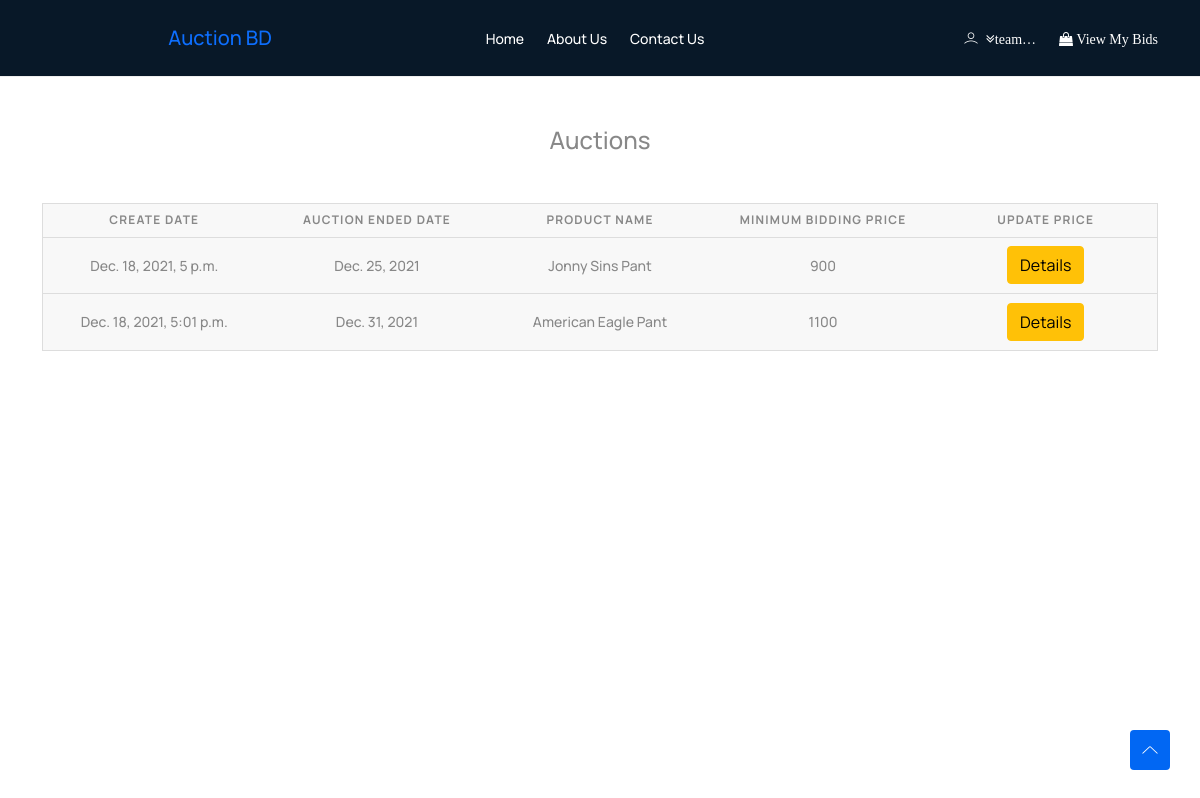
The page /auction/my-posted-auctions/ (signed in) on the database as committed earlier.
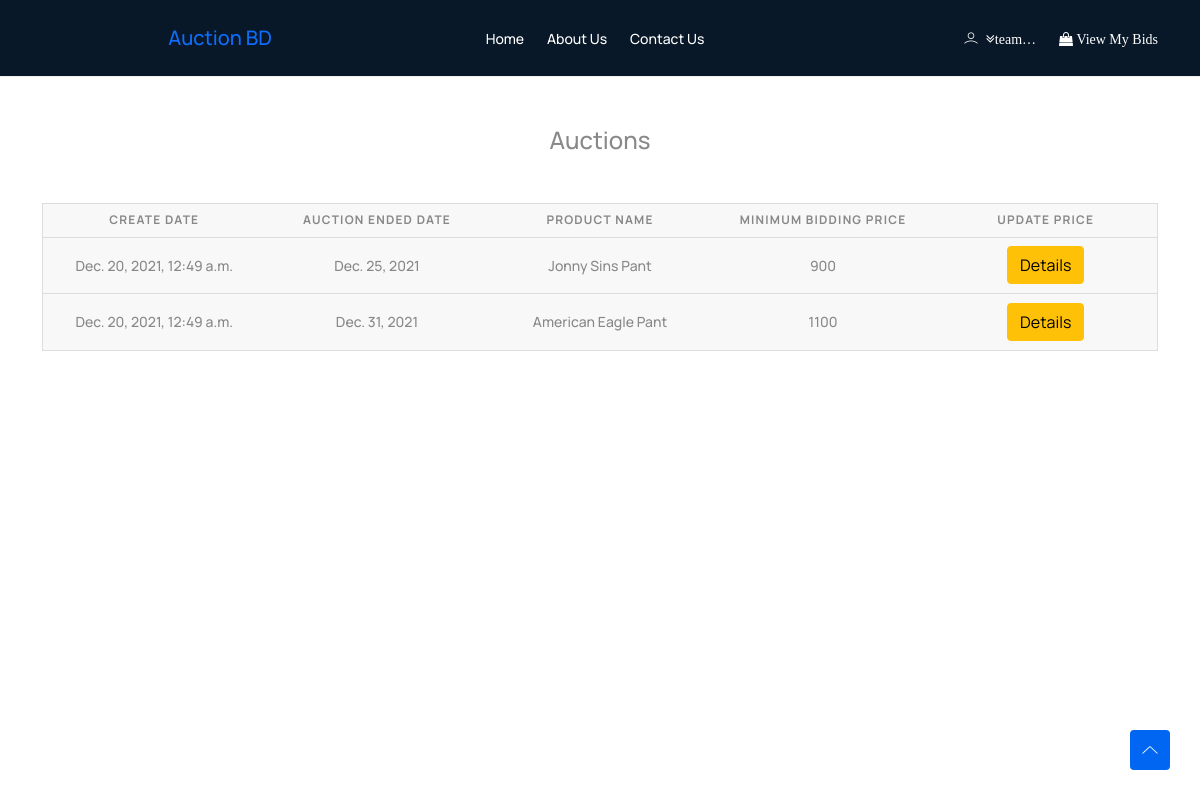
The same page on the database as committed later.
### App_Authentication/models.py (models this page shows, shortened)
class User(AbstractBaseUser, PermissionsMixin):
    email = models.EmailField(unique=True, null=False)
    is_staff = models.BooleanField(
        ugettext_lazy('staff status'),
        default=False,
        help_text=ugettext_lazy('Designates whether the user can log in this site')
    )
    is_active = models.BooleanField(
        ugettext_lazy('active'),
        default=True,
        help_text=ugettext_lazy(
            'Designates whether this user should be treated as active. Unselect this instead of deleting accounts')
    )
    USERNAME_FIELD = 'email'
    objects = MyUserManager()
    def __str__(self):
        return self.email

### App_Auction/models.py (models this page shows)
class ProductModel(models.Model):
    user = models.ForeignKey(User, on_delete=models.CASCADE)
    new_bidder = models.CharField(max_length=100, blank=True, null=True)
    product_name = models.CharField(max_length=200)
    product_photo = models.ImageField(upload_to='product_image')
    minimum_bid_price = models.PositiveIntegerField()
    selling_price = models.PositiveIntegerField(blank=True, null=True)
    product_description = models.TextField()
    auction_end_date = models.DateField()
    status = models.BooleanField(default=False)
    created = models.DateTimeField(auto_now=True)

### App_Auction/views.py (the view)
# urls.py: path('my-posted-auctions/', views.my_posted_auctions, name='my-posted-auctions'),
def my_posted_auctions(request):
    my_posted_items = ProductModel.objects.all().filter(user=request.user)
    content = {
        'myposteditems': my_posted_items
    }
    return render(request, 'App_Auction/my_posted_items.html', context=content)

### templates/App_Auction/my_posted_items.html (shortened to what this page needs)
{% extends 'base.html' %}
{% block main %}
    <div class="container">
        <table>
            <legend style="margin: 30px 0; padding: 15px; text-align: center">Auctions</legend>
            <thead>
            <tr>
                <th scope="col">Create Date</th>
                <th scope="col">Auction Ended Date</th>
                <th scope="col">Product Name</th>
                <th scope="col">Minimum Bidding Price</th>
                <th scope="col">Update Price</th>
            </tr>
            </thead>
            <tbody>
            {% for item in myposteditems %}
                <tr>
                    <td data-label="Create Date">{{ item.created }}</td>
                    <td data-label="Auction Ended Date">{{ item.auction_end_date }}</td>
                    <td data-label="Product Name">{{ item.product_name }}</td>
                    <td data-label="Minimum Bidding Price">{{ item.minimum_bid_price }}</td>
                    <td data-label="Update Price">
                        <button class="btn btn-warning"
                                onclick="window.location.href='{% url "App_Auction:product-details" product_key=item.id %}'">
                            Details
                        </button>
                    </td>
                </tr>
            {% endfor %}
            </tbody>
        </table>
    </div>
{% endblock %}

### templates/base.html (shortened to what this page needs)
<!DOCTYPE html>
<html class="no-js" lang="zxx">
<head>
    {% load static %}
    <link rel="stylesheet" href="{% static 'assets/css/bootstrap.min.css' %}"/>
    <link rel="stylesheet" href="{% static 'assets/css/LineIcons.3.0.css' %}"/>
    <link rel="stylesheet" href="{% static 'assets/css/tiny-slider.css' %}"/>
    <link rel="stylesheet" href="{% static 'assets/css/glightbox.min.css' %}"/>
    <link rel="stylesheet" href="{% static 'assets/css/main.css' %}"/>
    <link rel="stylesheet" href="https://cdnjs.cloudflare.com/ajax/libs/font-awesome/4.7.0/css/font-awesome.min.css">
</head>
<body>
<header class="header navbar-area">
    <div class="topbar">
        <div class="container">
            <div class="row align-items-center">
                <div class="col-md-4 text-center">
                    <a class="navbar-brand" href="{% url 'home' %}">
                        Auction BD
                    </a>
                </div>
                <div class="col-md-4">
                    <div class="top-middle">
                        <ul class="useful-links">
                            <li><a href="{% url 'home' %}">Home</a></li>
                            <li><a target="_blank" href="https://www.linkedin.com/in/maloy-baroi-745915163/">About Us</a></li>
                            <li><a target="_blank" href="https://mail.google.com/mail/u/1/#inbox?compose=VpCqJWHlhLhjvCrFPZxQsCSrXxGHWkncBWxgPswPsFvsjrsvcVpRhCQJCLHpHDGwJdNZgng">Contact Us</a></li>
                        </ul>
                    </div>
                </div>
                <div class="col-lg-4 col-md-4 col-12">
                    <div class="top-end">
                        <div class="user">
                            <i class="lni lni-user"></i>
                            {% if user.is_authenticated %}
                                <li class="droplink"><i class="fa fa-angle-double-down">{{ user|truncatechars:5 }}</i>
                                </li>
                            {% else %}
                                Hello
                            {% endif %}
                        </div>
                        {% if user.is_authenticated %}
                            <ul class="user-login">
                                <li>
                                    <a href="{% url 'App_Auction:user-participant-auction' %}">
                                        <i class="fa fa-shopping-bag"> View My Bids</i>
                                    </a>
                                </li>
                            </ul>
                        {% else %}
                            <ul class="user-login">
                                <li>
                                    <a href="{% url 'App_Authentication:authentication' %}">Register</a>
                                </li>
                            </ul>
                        {% endif %}
                    </div>
                </div>
            </div>
        </div>
    </div>
</header>
{% block main %}
{% endblock %}
<a href="#" class="scroll-top">
    <i class="lni lni-chevron-up"></i>
</a>
</body>
</html>

### templates/base.html (style rules this page uses)
.droplink { display: inline-block; min-width: fit-content; position: relative; }

### templates/App_Auction/my_posted_items.html (style rules this page uses)
table { border: 1px solid #ccc; border-collapse: collapse; margin: 0; padding: 0; width: 100%; table-layout: fixed; }
table tr { background-color: #f8f8f8; border: 1px solid #ddd; padding: .35em; }
table th, table td { padding: .625em; text-align: center; }
table th { font-size: .85em; letter-spacing: .1em; text-transform: uppercase; }

Rows that differ between the two databases and show on the page:
changed ProductModel "Dec. 25, 2021": created "Dec. 18, 2021, 5 p.m." → "Dec. 20, 2021, 12:49 a.m."
changed ProductModel "Dec. 31, 2021": created "Dec. 18, 2021, 5:01 p.m." → "Dec. 20, 2021, 12:49 a.m."
